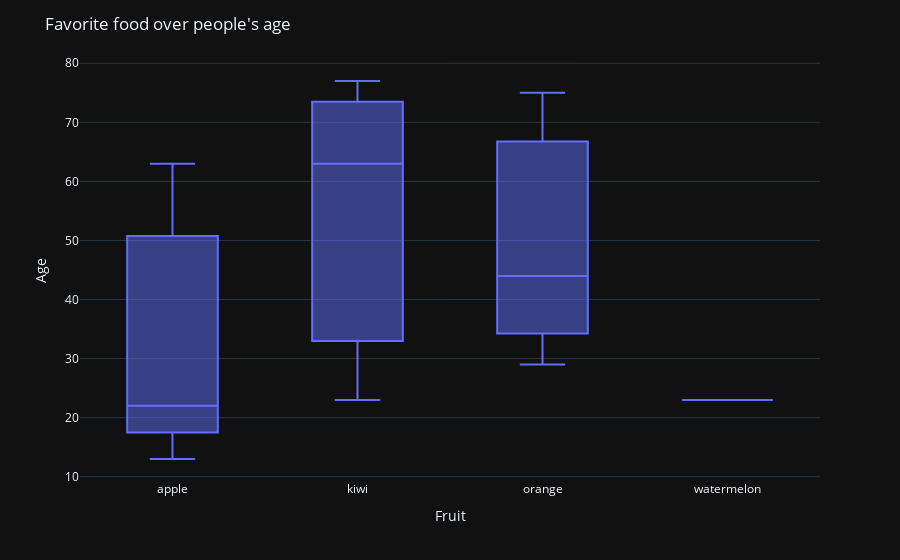

Source (notebook cell):
### Code cell
# Vamos a gráficar algo muy sencillo para probar nuestro DataFrame!

fig = px.box(fav_fruit, x='fav_fruit', y='age')

fig.update_layout(
    title="Favorite food over people's age",
    xaxis_title='Fruit',
    yaxis_title='Age',
    template='plotly_dark'
)

fig.show()

### Figure 1 — Plotly figure (JSON) as saved in the notebook; plotly's stock layout.template omitted (floating-point values rounded to 4 significant figures)
{"data": [{"alignmentgroup": "True", "hovertemplate": "fav_fruit=%{x}<br>age=%{y}<extra></extra>", "legendgroup": "", "marker": {"color": "#636efa"}, "name": "", "notched": false, "offsetgroup": "", "orientation": "v", "showlegend": false, "type": "box", "x": ["apple", "kiwi", "apple", "apple", "orange", "orange", "apple", "orange", "orange", "orange", "kiwi", "kiwi", "apple", "apple", "apple", "apple", "watermelon", "apple"], "x0": " ", "xaxis": "x", "y": [22, 23, 13, 63, 44, 64, 62, 75, 29, 36, 77, 63, 16, 18, 47, 22, 23, 36], "y0": " ", "yaxis": "y"}], "layout": {"boxmode": "group", "legend": {"tracegroupgap": 0}, "margin": {"t": 60}, "title": {"text": "Favorite food over people's age"}, "xaxis": {"anchor": "y", "domain": [0, 1], "title": {"text": "Fruit"}}, "yaxis": {"anchor": "x", "domain": [0, 1], "title": {"text": "Age"}}}}
